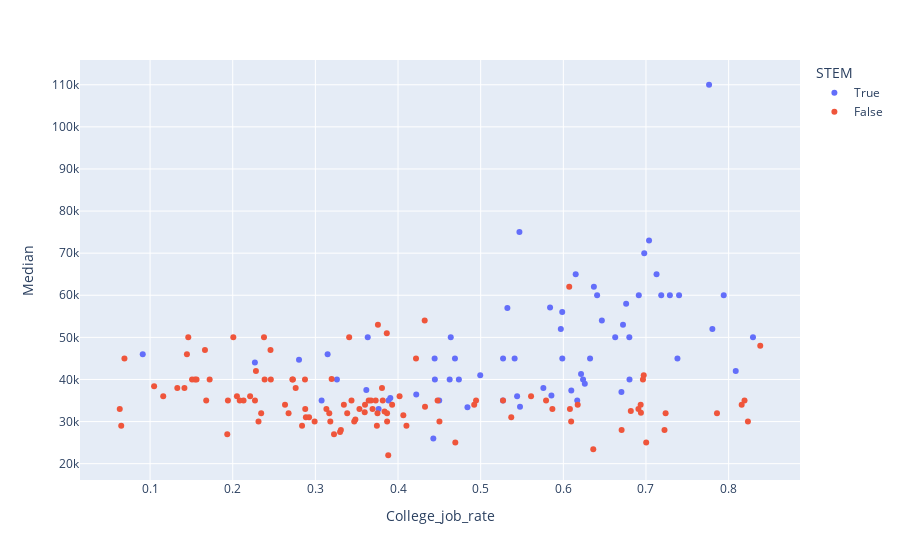

The cell this chart's notebook holds for it:
### Markdown cell above
### 4. Ask a question of interest to you.

### Code cell
# How does having a job that requires a college degree affect median pay? Does it matter if the degree is in a STEM field?
DF_raw['College_job_rate'] = DF_raw['College_jobs'] / DF_raw['Employed']
fig = px.scatter(DF_raw[['College_job_rate','Median','STEM']],
                 x = 'College_job_rate',
                 y = 'Median',
                 color = 'STEM')
fig
